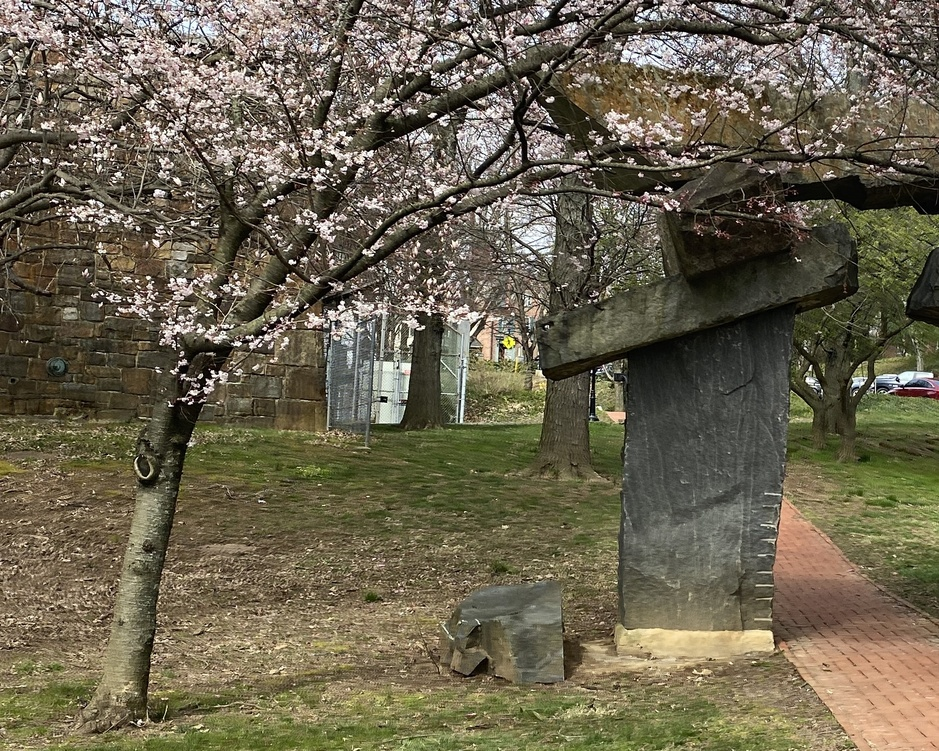
%> input picture data/my_images/1.jpg, 939 x 751 px, shrunk from 1831 x 1465 before the run
$ octave imageStitching_3images_reordered.m   (GNU Octave 9; MATLAB toolbox functions it lacks are replaced by stand-ins)
%> lines starting %> are read from the running program, lines starting %| are printed output that depends on the picture

% ___________________________________________
% Adam Czajka, November 2017
% Modified: AB, October 2020

clear all
close all

% Read images you want to stitch
im_left = imread('../data/my_images/1.jpg');
%> im_left is the input picture: size 751x939x3 uint8; mean R, G, B 106.7, 99.2, 78.7
im_middle = imread('../data/my_images/2.jpg');
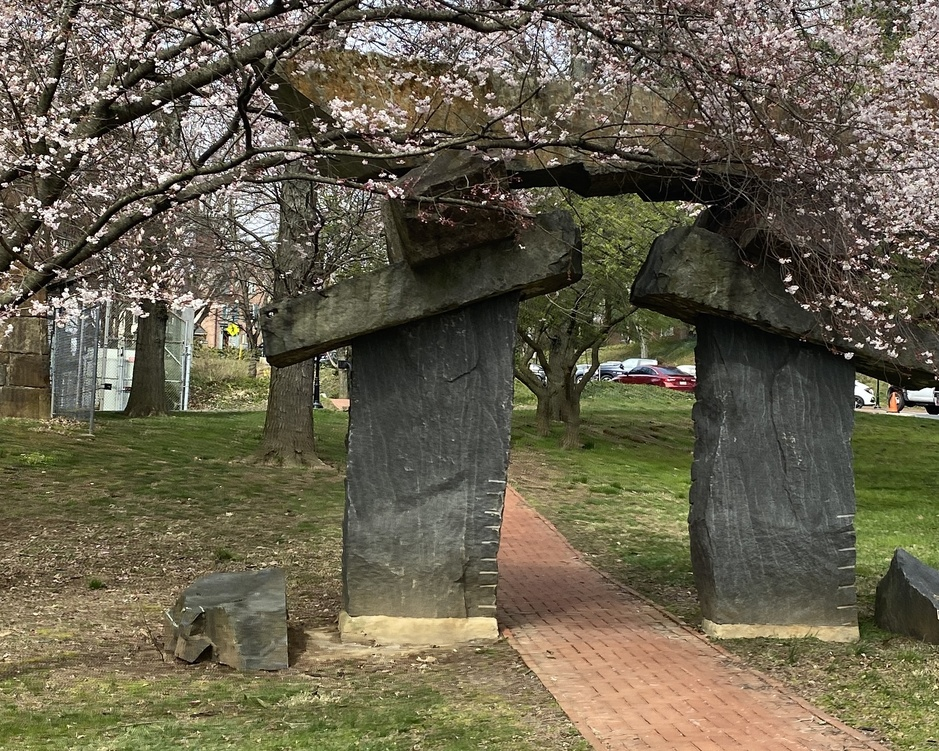
%> input picture data/my_images/2.jpg, 939 x 751 px, shrunk from 1831 x 1465 before the run
%> im_middle is the input picture: size 751x939x3 uint8; mean R, G, B 103.9, 97.4, 77.4
im_right = imread('../data/my_images/3.jpg');
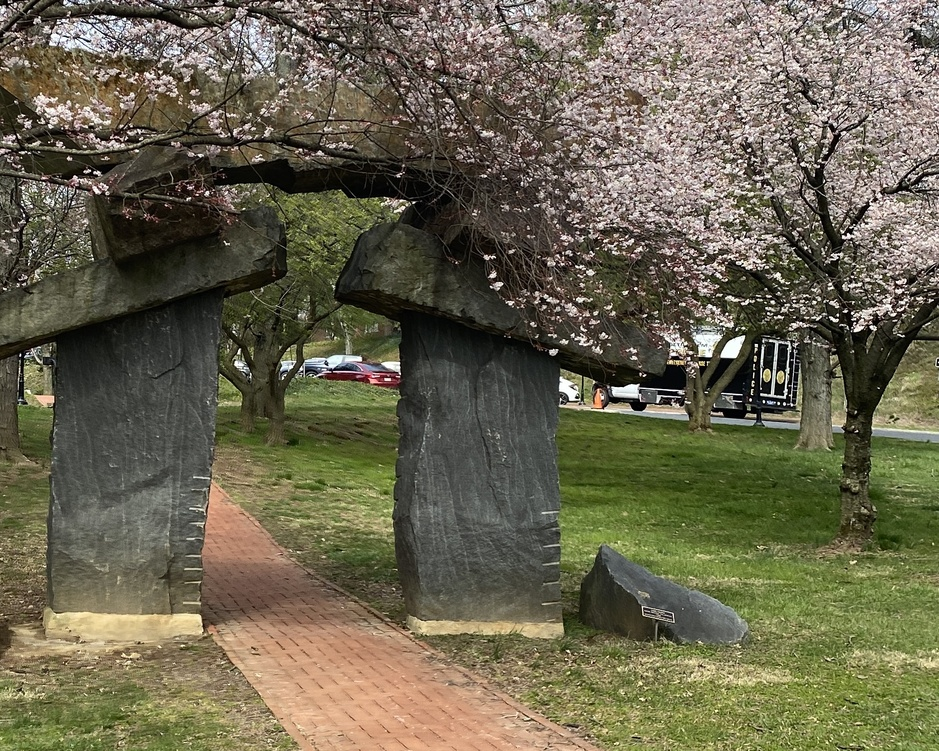
%> input picture data/my_images/3.jpg, 939 x 751 px, shrunk from 1831 x 1465 before the run
%> im_right is the input picture: size 751x939x3 uint8; mean R, G, B 106.2, 101.3, 79.2

% Calculate SURF keypoints for your images ...
grayImage_left = rgb2gray(im_left);
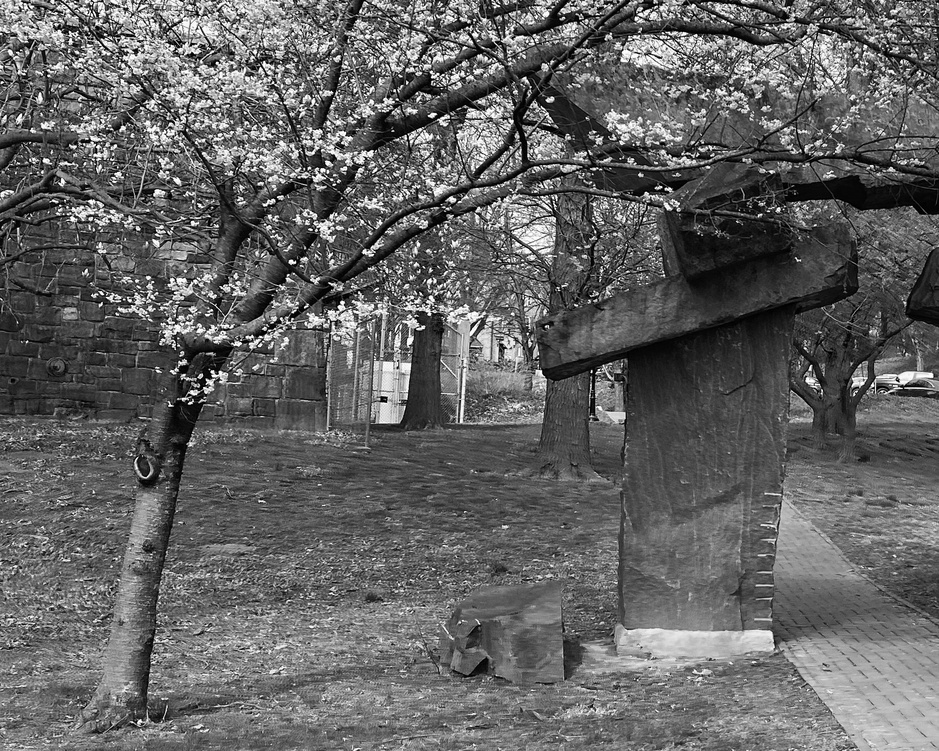
%> grayImage_left: size 751x939 uint8; min 0, max 255, mean 99.1
%> (the run ends here)
